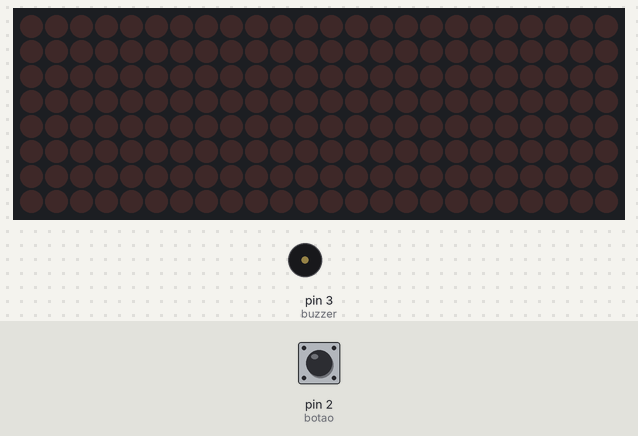
Recording of a sketch running on a simulated Arduino Uno, built with avr-gcc and run on an emulated ATmega328P. Parts: 24×8 LED matrix, buzzer (waves = sounding). The inputs (shaded band) are chosen by the test bench; at power-on: pin 2 (botao) HIGH. Random numbers use the default seed unless the sketch sets one.

Above: at 1.2 s.
1.3 s: pin 2 (botao) pulled LOW for 0.15 s
At 3.9 s:
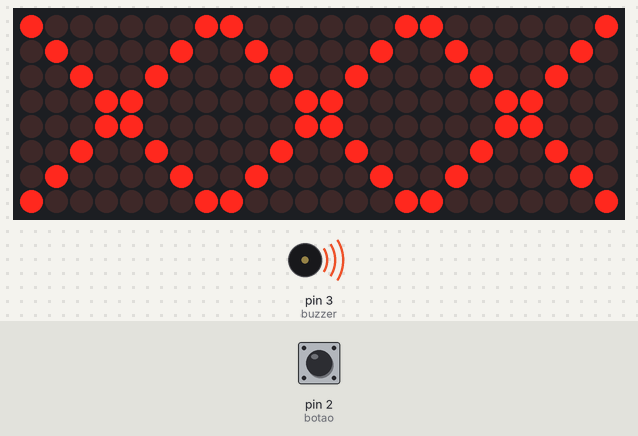
4.3 s: pin 2 (botao) pulled LOW for 1 s
At 7.4 s:
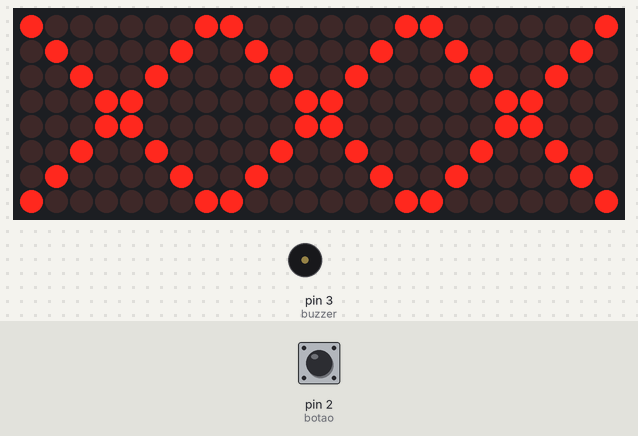
7.5 s: pin 2 (botao) pulled LOW for 3.2 s
At 10.1 s:
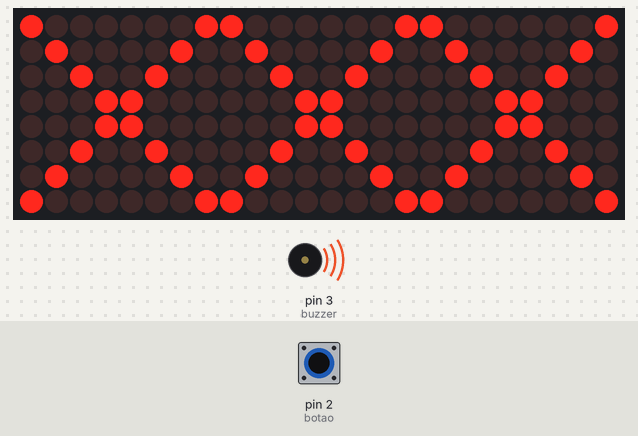
12.2 s: pin 2 (botao) driven LOW
15.2 s: pin 2 (botao) driven HIGH
16.7 s: pin 2 (botao) driven LOW
At 17.37 s:
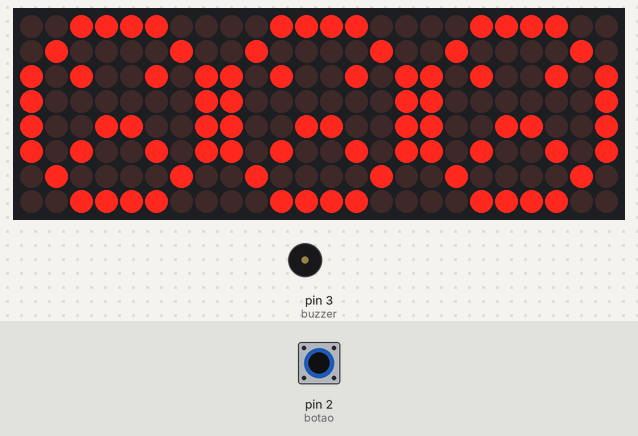
Timing chart, 0 to 33.6 s (numbered marks = the images above; inputs shaded):
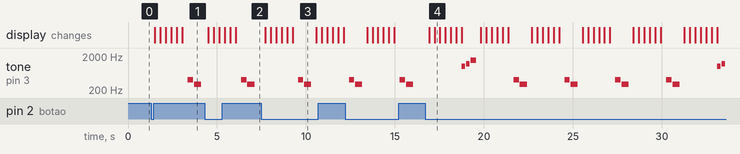

Measured:
- after the input at 1.3 s, tone on pin 3 (buzzer): silent → 400 Hz after 2.1 s, → silent 0.30 s later, → 300 Hz 0.05 s later, → silent 0.40 s later
- after the input at 4.3 s, tone on pin 3 (buzzer): silent → 400 Hz after 2.1 s, → silent 0.30 s later, → 300 Hz 0.05 s later, → silent 0.40 s later; the display: first changes after 0.21 s (image 2 shows a later state)
- after the input at 7.5 s, tone on pin 3 (buzzer): silent → 400 Hz after 2.1 s, → silent 0.30 s later, → 300 Hz 0.05 s later, → silent 0.40 s later; the display: first changes after 0.21 s (image 3 shows a later state)
- after the input at 16.7 s, tone on pin 3 (buzzer): plays 1000 Hz for 0.20 s, 1200 Hz for 0.20 s, 1500 Hz for 0.30 s, 400 Hz for 0.30 s, 300 Hz for 0.40 s, 400 Hz for 0.30 s … (13 notes in this stretch), starting after 2.1 s; the display: first changes after 0.21 s (image 4 shows a later state)
- what the display in image 3 shows lasts 1.3 s, from 9.3 s to 10.6 s

The sketch:

sketch_cacaemoji.ino
```cpp
#include <LedControl.h>

// Pinos para os 3 módulos MAX7219
LedControl lc = LedControl(12, 11, 10, 3); // (DIN, CLK, CS, nº de matrizes)

const int botao = 2;
const int buzzer = 3; // pino do buzzer

// Emoções em 8x8
int emotions[4][8] = {
  {0x3C,0x42,0xA5,0x81,0xA5,0x99,0x42,0x3C}, // Feliz
  {0x3C,0x42,0xA5,0x81,0xBD,0x81,0x42,0x3C}, // Triste
  {0x3C,0x42,0xA5,0x81,0xBD,0xA5,0x42,0x3C}, // Bravo
  {0x3C,0x42,0xA5,0x81,0x99,0xA5,0x42,0x3C}  // Cool
};

// Estrela para vitória
byte estrela[8] = {
  0x10,0x38,0x7C,0xFE,0x7C,0x38,0x10,0x00
};

// X para derrota
byte xShape[8] = {
  0x81, // *      *
  0x42, //  *    *
  0x24, //   *  *
  0x18, //    **
  0x18, //    **
  0x24, //   *  *
  0x42, //  *    *
  0x81  // *      *
};

void setup() {
  pinMode(botao, INPUT_PULLUP);
  pinMode(buzzer, OUTPUT);
  for (int i = 0; i < 3; i++) {
    lc.shutdown(i,false);
    lc.setIntensity(i,8);
    lc.clearDisplay(i);
  }
  randomSeed(analogRead(0)); // inicializa aleatório
}

void mostraEmoji(int matriz, int emoji) {
  for (int linha = 0; linha < 8; linha++) {
    lc.setRow(matriz, linha, emotions[emoji][linha]);
  }
}

void mostraEstrela(int matriz) {
  for (int linha = 0; linha < 8; linha++) {
    lc.setRow(matriz, linha, estrela[linha]);
  }
}

void mostraX(int matriz) {
  for (int linha = 0; linha < 8; linha++) {
    lc.setRow(matriz, linha, xShape[linha]);
  }
}

void somVitoria() {
  tone(buzzer, 1000, 200);
  delay(250);
  tone(buzzer, 1200, 200);
  delay(250);
  tone(buzzer, 1500, 300);
  delay(350);
  noTone(buzzer);
}

void somDerrota() {
  tone(buzzer, 400, 300);
  delay(350);
  tone(buzzer, 300, 400);
  delay(450);
  noTone(buzzer);
}

void loop() {
  if (digitalRead(botao) == LOW) {
    delay(200); // debounce
    int sorteio[3];
    for (int i = 0; i < 3; i++) {
      sorteio[i] = random(0,4);
      mostraEmoji(i, sorteio[i]);
    }

    // Verifica vitória ou derrota
    if (sorteio[0] == sorteio[1] && sorteio[1] == sorteio[2]) {
      // animação de vitória: piscar 3 vezes
      for (int pisca = 0; pisca < 3; pisca++) {
        for (int k = 0; k < 3; k++) {
          lc.clearDisplay(k);
        }
        delay(300);
        for (int k = 0; k < 3; k++) {
          mostraEmoji(k, sorteio[k]);
        }
        delay(300);
      }
      // mostra estrela final
      for (int k = 0; k < 3; k++) {
        mostraEstrela(k);
      }
      somVitoria();
    } else {
      // animação de derrota: X piscando 3 vezes
      for (int pisca = 0; pisca < 3; pisca++) {
        for (int k = 0; k < 3; k++) {
          lc.clearDisplay(k);
        }
        delay(300);
        for (int k = 0; k < 3; k++) {
          mostraX(k);
        }
        delay(300);
      }
      // deixa o X fixo
      for (int k = 0; k < 3; k++) {
        mostraX(k);
      }
      somDerrota();
    }
  }
}
```
